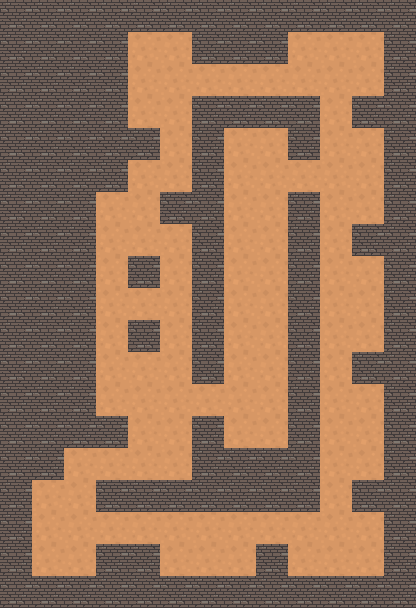

The image is a tile-based game level rendered from a .tmx file. Its description and complete source (layers, tilesets, objects, tile grids) follow:
An orthogonal 13x19 tile map with 32x32 px tiles, 1 tile layer (Прошарок плиток 1).

<map version="1.10" tiledversion="1.10.2" orientation="orthogonal" renderorder="left-up" width="13" height="19" tilewidth="32" tileheight="32" infinite="0" nextlayerid="2" nextobjectid="1">
 <tileset firstgid="1" source="Підлога.tsx" />
 <layer id="1" name="Прошарок плиток 1" width="13" height="19">
  <data encoding="csv">
2,2,2,2,2,2,2,2,2,2,2,2,2,
2,2,2,2,1,1,2,2,2,1,1,1,2,
2,2,2,2,1,1,1,1,1,1,1,1,2,
2,2,2,2,1,1,2,2,2,2,1,2,2,
2,2,2,2,2,1,2,1,1,2,1,1,2,
2,2,2,2,1,1,2,1,1,1,1,1,2,
2,2,2,1,1,2,2,1,1,2,1,1,2,
2,2,2,1,1,1,2,1,1,2,1,2,2,
2,2,2,1,2,1,2,1,1,2,1,1,2,
2,2,2,1,1,1,2,1,1,2,1,1,2,
2,2,2,1,2,1,2,1,1,2,1,1,2,
2,2,2,1,1,1,2,1,1,2,1,2,2,
2,2,2,1,1,1,1,1,1,2,1,1,2,
2,2,2,2,1,1,2,1,1,2,1,1,2,
2,2,1,1,1,1,2,2,2,2,1,1,2,
2,1,1,2,2,2,2,2,2,2,1,2,2,
2,1,1,1,1,1,1,1,1,1,1,1,2,
2,1,1,2,2,1,1,1,2,1,1,1,2,
2,2,2,2,2,2,2,2,2,2,2,2,2
</data>
 </layer>
</map>
